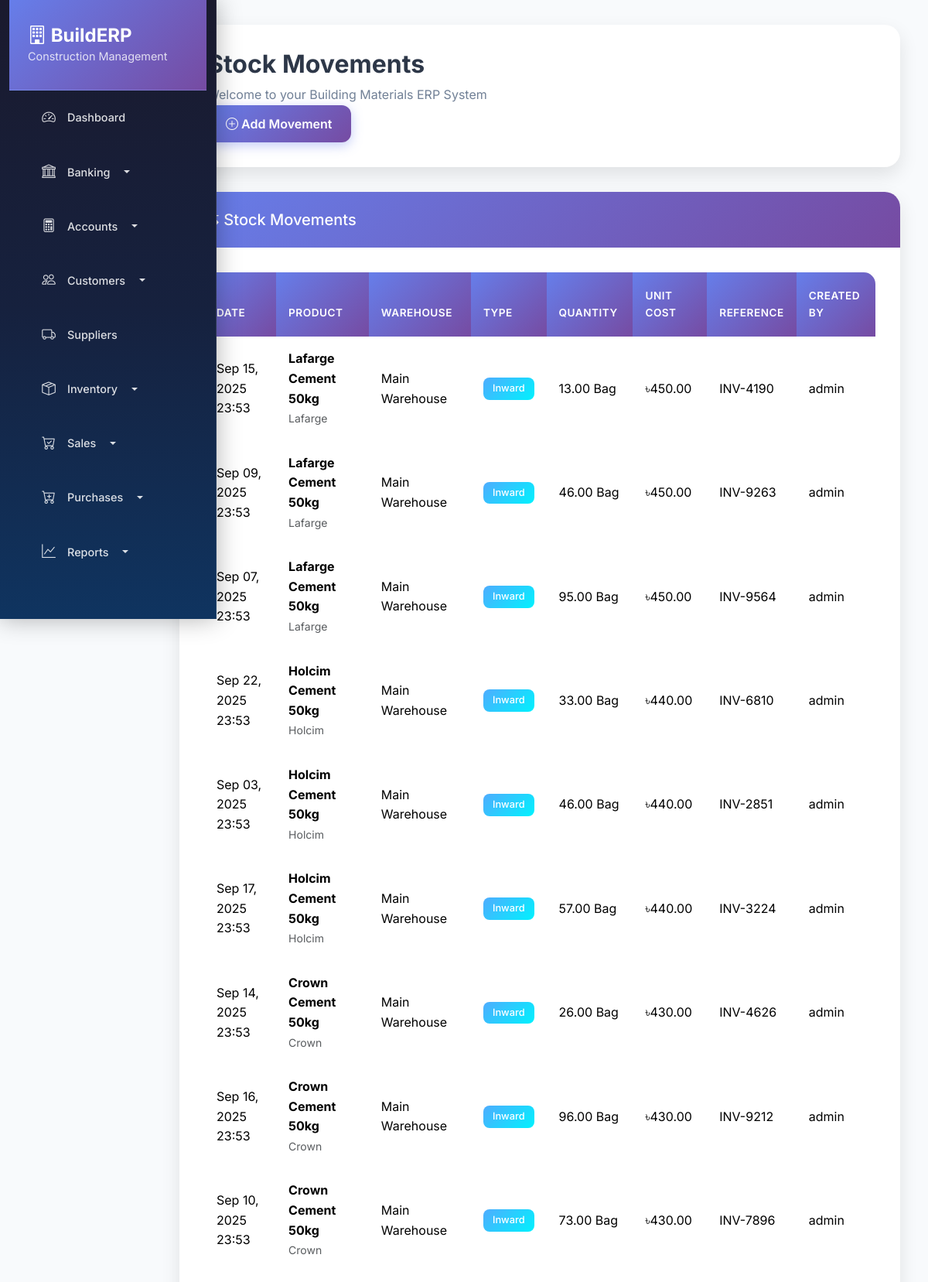
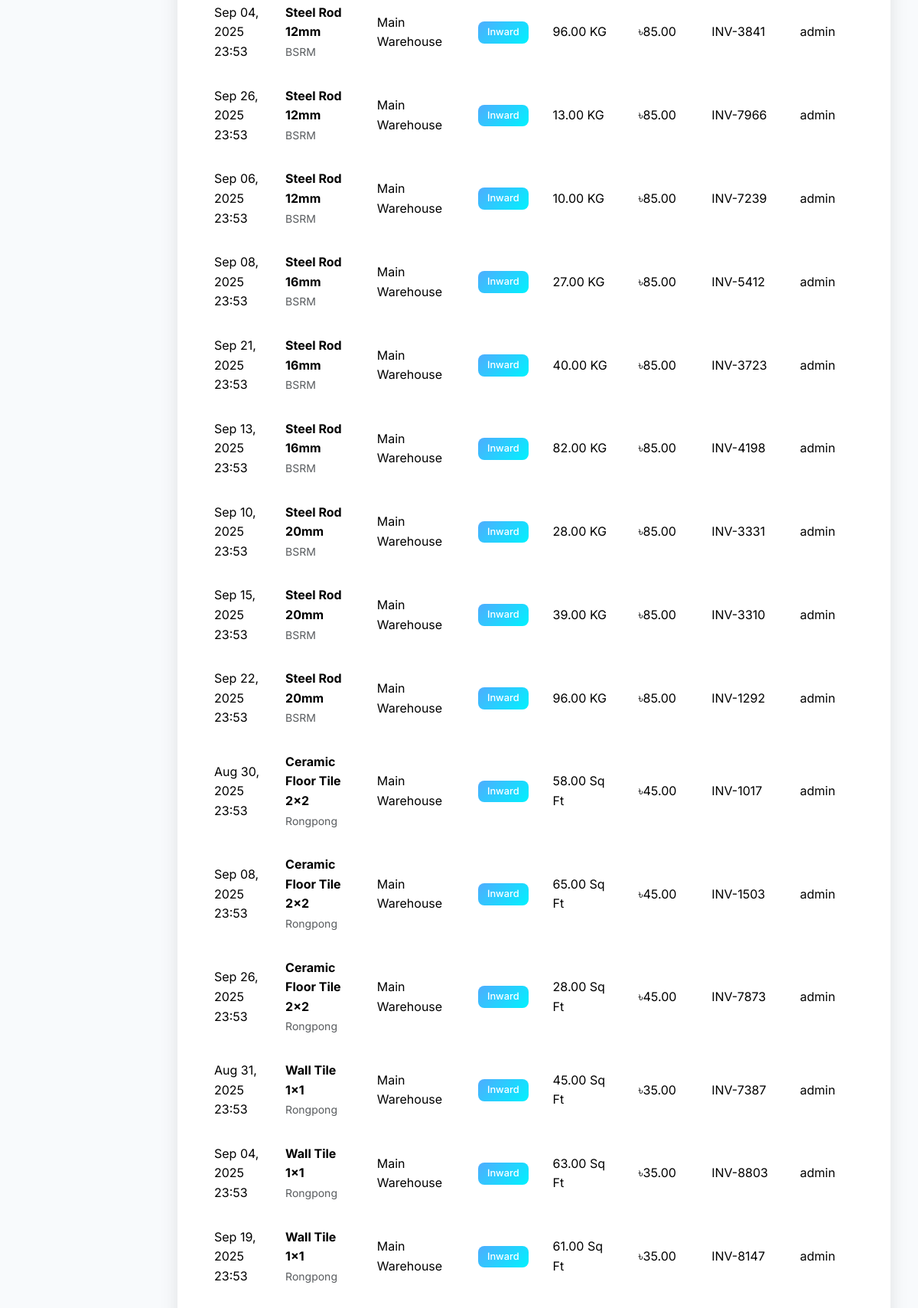
Page /stock/movements/ (upper part) on the committed database (2 pictures, top to bottom).
### stock/models.py (models this page shows, shortened)
class StockMovement(models.Model):
    MOVEMENT_TYPES = [
        ('inward', 'Inward'),
        ('outward', 'Outward'),
        ('transfer', 'Transfer'),
        ('adjustment', 'Adjustment'),
    ]
    product = models.ForeignKey(Product, on_delete=models.CASCADE)
    warehouse = models.ForeignKey(Warehouse, on_delete=models.CASCADE)
    movement_type = models.CharField(max_length=20, choices=MOVEMENT_TYPES)
    quantity = models.DecimalField(max_digits=10, decimal_places=2)
    unit_cost = models.DecimalField(max_digits=15, decimal_places=2)
    reference = models.CharField(max_length=100, blank=True)
    description = models.TextField(blank=True)
    movement_date = models.DateTimeField()
    created_by = models.ForeignKey(User, on_delete=models.SET_NULL, null=True)
    created_at = models.DateTimeField(auto_now_add=True)
    class Meta:
        verbose_name = "Stock Movement"
        verbose_name_plural = "Stock Movements"

class Product(models.Model):
    UNIT_TYPES = [
        ('bag', 'Bag'),
        ('bundle', 'Bundle'),
        ('pcs', 'Pieces'),
        ('kg', 'Kilogram'),
        ('sqft', 'Square Feet'),
        ('liter', 'Liter'),
        ('other', 'Other'),
    ]
    name = models.CharField(max_length=200)
    unit_type = models.CharField(max_length=20, choices=UNIT_TYPES)
    unit_name = models.CharField(max_length=50)
    brand = models.CharField(max_length=100, blank=True)
    description = models.TextField(blank=True)
    cost_price = models.DecimalField(max_digits=15, decimal_places=2, default=0)
    selling_price = models.DecimalField(max_digits=15, decimal_places=2, default=0)
    min_stock_level = models.DecimalField(max_digits=10, decimal_places=2, default=0)
    is_active = models.BooleanField(default=True)
    created_at = models.DateTimeField(auto_now_add=True)
    updated_at = models.DateTimeField(auto_now=True)
    class Meta:
        verbose_name = "Product"
        verbose_name_plural = "Products"

class Warehouse(models.Model):
    name = models.CharField(max_length=100)
    location = models.CharField(max_length=200)
    is_active = models.BooleanField(default=True)
    created_at = models.DateTimeField(auto_now_add=True)
    class Meta:
        verbose_name = "Warehouse"
        verbose_name_plural = "Warehouses"

### stock/views.py (the view)
# urls.py: path('movements/', views.StockMovementListView.as_view(), name='movement_list'),
class StockMovementListView(ListView):
    model = StockMovement
    template_name = 'stock/movement_list.html'
    context_object_name = 'movements'

### templates/stock/movement_list.html (shortened to what this page needs)
{% extends 'base.html' %}
{% block page_title %}Stock Movements{% endblock %}
{% block page_actions %}
<a href="{% url 'stock:movement_create' %}" class="btn btn-primary">
    <i class="bi bi-plus-circle"></i> Add Movement
</a>
{% endblock %}
{% block content %}
<div class="row">
    <div class="col-12">
        <div class="card">
            <div class="card-header">
                <h5 class="mb-0">
                    <i class="bi bi-arrow-left-right"></i>
                    Stock Movements
                </h5>
            </div>
            <div class="card-body">
                {% if movements %}
                <div class="table-responsive">
                    <table class="table table-hover">
                        <thead>
                            <tr>
                                <th>Date</th>
                                <th>Product</th>
                                <th>Warehouse</th>
                                <th>Type</th>
                                <th>Quantity</th>
                                <th>Unit Cost</th>
                                <th>Reference</th>
                                <th>Created By</th>
                            </tr>
                        </thead>
                        <tbody>
                            {% for movement in movements %}
                            <tr>
                                <td>{{ movement.movement_date|date:"M d, Y H:i" }}</td>
                                <td>
                                    <strong>{{ movement.product.name }}</strong>
                                    <br><small class="text-muted">{{ movement.product.brand|default:"" }}</small>
                                </td>
                                <td>{{ movement.warehouse.name }}</td>
                                <td>
                                    <span class="badge {% if movement.movement_type == 'inward' %}bg-success{% elif movement.movement_type == 'outward' %}bg-danger{% else %}bg-info{% endif %}">
                                        {{ movement.get_movement_type_display }}
                                    </span>
                                </td>
                                <td>{{ movement.quantity }} {{ movement.product.unit_name }}</td>
                                <td>৳{{ movement.unit_cost|floatformat:2 }}</td>
                                <td>{{ movement.reference|default:"-" }}</td>
                                <td>{{ movement.created_by.username|default:"-" }}</td>
                            </tr>
                            {% endfor %}
                        </tbody>
                    </table>
                </div>
                {% endif %}
            </div>
        </div>
    </div>
</div>
{% endblock %}

### templates/base.html (style rules this page uses)
:root { --primary-gradient: linear-gradient(135deg, #667eea 0%, #764ba2 100%); --secondary-gradient: linear-gradient(135deg, #f093fb 0%, #f5576c 100%); --success-gradient: linear-gradient(135deg, #4facfe 0%, #00f2fe 100%); --warning-gradient: linear-gradient(135deg, #43e97b 0%, #38f9d7 100%); --danger-gradient: linear-gradient(135deg, #fa709a 0%, #fee140 100%); --dark-gradient: linear-gradient(135deg, #2c3e50 0%, #34495e 100%); --light-bg: #f8fafc; --card-shadow: 0 10px 25px rgba(0, 0, 0, 0.1); --hover-shadow: 0 20px 40px rgba(0, 0, 0, 0.15); --border-radius: 20px; --transition: all 0.3s cubic-bezier(0.4, 0, 0.2, 1); }
* { font-family: 'Inter', sans-serif; }
body { background: var(--light-bg); overflow-x: hidden; line-height: 1.6; }
.card { border: none; border-radius: var(--border-radius); box-shadow: var(--card-shadow); transition: var(--transition); background: white; overflow: hidden; position: relative; }
.card-header { background: var(--primary-gradient); color: white; border: none; padding: 1.5rem 2rem; border-radius: var(--border-radius) var(--border-radius) 0 0; font-weight: 600; font-size: 1.1rem; }
.card-body { padding: 2rem; }
.btn { border-radius: 12px; padding: 0.75rem 1.5rem; font-weight: 600; transition: var(--transition); border: none; position: relative; overflow: hidden; text-transform: none; }
.btn-primary { background: var(--primary-gradient); box-shadow: 0 4px 15px rgba(102, 126, 234, 0.4); }
.table { border-radius: 15px; overflow: hidden; box-shadow: 0 4px 15px rgba(0, 0, 0, 0.05); background: white; }
.table thead th { background: var(--primary-gradient); color: white; border: none; padding: 1.25rem 1rem; font-weight: 600; text-transform: uppercase; font-size: 0.85rem; letter-spacing: 0.5px; }
.table tbody tr { transition: var(--transition); }
.table tbody td { padding: 1rem; border: none; vertical-align: middle; }
.badge { border-radius: 8px; padding: 0.5rem 0.75rem; font-weight: 500; font-size: 0.8rem; }
.badge.bg-success { background: var(--success-gradient) !important; }
.table th { background-color: #f8f9fa; border-top: none; }

### rows in the picture
StockMovement: movement_date "Sep 15, 2025 23:53", product.name "Lafarge Cement 50kg", product.brand "Lafarge", warehouse.name "Main Warehouse", movement_type "Inward", quantity "13.00", product.unit_name "Bag", unit_cost "450.00", reference "INV-4190", created_by.username "admin"
StockMovement: movement_date "Sep 09, 2025 23:53", product.name "Lafarge Cement 50kg", product.brand "Lafarge", warehouse.name "Main Warehouse", movement_type "Inward", quantity "46.00", product.unit_name "Bag", unit_cost "450.00", reference "INV-9263", created_by.username "admin"
StockMovement: movement_date "Sep 07, 2025 23:53", product.name "Lafarge Cement 50kg", product.brand "Lafarge", warehouse.name "Main Warehouse", movement_type "Inward", quantity "95.00", product.unit_name "Bag", unit_cost "450.00", reference "INV-9564", created_by.username "admin"
StockMovement: movement_date "Sep 22, 2025 23:53", product.name "Holcim Cement 50kg", product.brand "Holcim", warehouse.name "Main Warehouse", movement_type "Inward", quantity "33.00", product.unit_name "Bag", unit_cost "440.00", reference "INV-6810", created_by.username "admin"
StockMovement: movement_date "Sep 03, 2025 23:53", product.name "Holcim Cement 50kg", product.brand "Holcim", warehouse.name "Main Warehouse", movement_type "Inward", quantity "46.00", product.unit_name "Bag", unit_cost "440.00", reference "INV-2851", created_by.username "admin"
StockMovement: movement_date "Sep 17, 2025 23:53", product.name "Holcim Cement 50kg", product.brand "Holcim", warehouse.name "Main Warehouse", movement_type "Inward", quantity "57.00", product.unit_name "Bag", unit_cost "440.00", reference "INV-3224", created_by.username "admin"
StockMovement: movement_date "Sep 14, 2025 23:53", product.name "Crown Cement 50kg", product.brand "Crown", warehouse.name "Main Warehouse", movement_type "Inward", quantity "26.00", product.unit_name "Bag", unit_cost "430.00", reference "INV-4626", created_by.username "admin"
StockMovement: movement_date "Sep 16, 2025 23:53", product.name "Crown Cement 50kg", product.brand "Crown", warehouse.name "Main Warehouse", movement_type "Inward", quantity "96.00", product.unit_name "Bag", unit_cost "430.00", reference "INV-9212", created_by.username "admin"
StockMovement: movement_date "Sep 10, 2025 23:53", product.name "Crown Cement 50kg", product.brand "Crown", warehouse.name "Main Warehouse", movement_type "Inward", quantity "73.00", product.unit_name "Bag", unit_cost "430.00", reference "INV-7896", created_by.username "admin"
StockMovement: movement_date "Sep 04, 2025 23:53", product.name "Steel Rod 12mm", product.brand "BSRM", warehouse.name "Main Warehouse", movement_type "Inward", quantity "96.00", product.unit_name "KG", unit_cost "85.00", reference "INV-3841", created_by.username "admin"
StockMovement: movement_date "Sep 26, 2025 23:53", product.name "Steel Rod 12mm", product.brand "BSRM", warehouse.name "Main Warehouse", movement_type "Inward", quantity "13.00", product.unit_name "KG", unit_cost "85.00", reference "INV-7966", created_by.username "admin"
StockMovement: movement_date "Sep 06, 2025 23:53", product.name "Steel Rod 12mm", product.brand "BSRM", warehouse.name "Main Warehouse", movement_type "Inward", quantity "10.00", product.unit_name "KG", unit_cost "85.00", reference "INV-7239", created_by.username "admin"
StockMovement: movement_date "Sep 08, 2025 23:53", product.name "Steel Rod 16mm", product.brand "BSRM", warehouse.name "Main Warehouse", movement_type "Inward", quantity "27.00", product.unit_name "KG", unit_cost "85.00", reference "INV-5412", created_by.username "admin"
StockMovement: movement_date "Sep 21, 2025 23:53", product.name "Steel Rod 16mm", product.brand "BSRM", warehouse.name "Main Warehouse", movement_type "Inward", quantity "40.00", product.unit_name "KG", unit_cost "85.00", reference "INV-3723", created_by.username "admin"
StockMovement: movement_date "Sep 13, 2025 23:53", product.name "Steel Rod 16mm", product.brand "BSRM", warehouse.name "Main Warehouse", movement_type "Inward", quantity "82.00", product.unit_name "KG", unit_cost "85.00", reference "INV-4198", created_by.username "admin"
StockMovement: movement_date "Sep 10, 2025 23:53", product.name "Steel Rod 20mm", product.brand "BSRM", warehouse.name "Main Warehouse", movement_type "Inward", quantity "28.00", product.unit_name "KG", unit_cost "85.00", reference "INV-3331", created_by.username "admin"
StockMovement: movement_date "Sep 15, 2025 23:53", product.name "Steel Rod 20mm", product.brand "BSRM", warehouse.name "Main Warehouse", movement_type "Inward", quantity "39.00", product.unit_name "KG", unit_cost "85.00", reference "INV-3310", created_by.username "admin"
StockMovement: movement_date "Sep 22, 2025 23:53", product.name "Steel Rod 20mm", product.brand "BSRM", warehouse.name "Main Warehouse", movement_type "Inward", quantity "96.00", product.unit_name "KG", unit_cost "85.00", reference "INV-1292", created_by.username "admin"
StockMovement: movement_date "Aug 30, 2025 23:53", product.name "Ceramic Floor Tile 2x2", product.brand "Rongpong", warehouse.name "Main Warehouse", movement_type "Inward", quantity "58.00", product.unit_name "Sq Ft", unit_cost "45.00", reference "INV-1017", created_by.username "admin"
StockMovement: movement_date "Sep 08, 2025 23:53", product.name "Ceramic Floor Tile 2x2", product.brand "Rongpong", warehouse.name "Main Warehouse", movement_type "Inward", quantity "65.00", product.unit_name "Sq Ft", unit_cost "45.00", reference "INV-1503", created_by.username "admin"
StockMovement: movement_date "Sep 26, 2025 23:53", product.name "Ceramic Floor Tile 2x2", product.brand "Rongpong", warehouse.name "Main Warehouse", movement_type "Inward", quantity "28.00", product.unit_name "Sq Ft", unit_cost "45.00", reference "INV-7873", created_by.username "admin"
StockMovement: movement_date "Aug 31, 2025 23:53", product.name "Wall Tile 1x1", product.brand "Rongpong", warehouse.name "Main Warehouse", movement_type "Inward", quantity "45.00", product.unit_name "Sq Ft", unit_cost "35.00", reference "INV-7387", created_by.username "admin"
StockMovement: movement_date "Sep 04, 2025 23:53", product.name "Wall Tile 1x1", product.brand "Rongpong", warehouse.name "Main Warehouse", movement_type "Inward", quantity "63.00", product.unit_name "Sq Ft", unit_cost "35.00", reference "INV-8803", created_by.username "admin"
StockMovement: movement_date "Sep 19, 2025 23:53", product.name "Wall Tile 1x1", product.brand "Rongpong", warehouse.name "Main Warehouse", movement_type "Inward", quantity "61.00", product.unit_name "Sq Ft", unit_cost "35.00", reference "INV-8147", created_by.username "admin"
